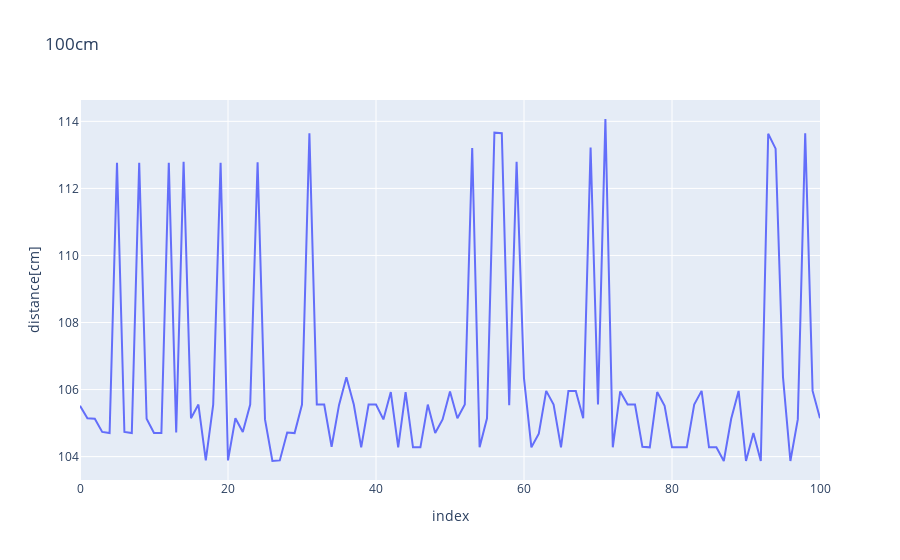
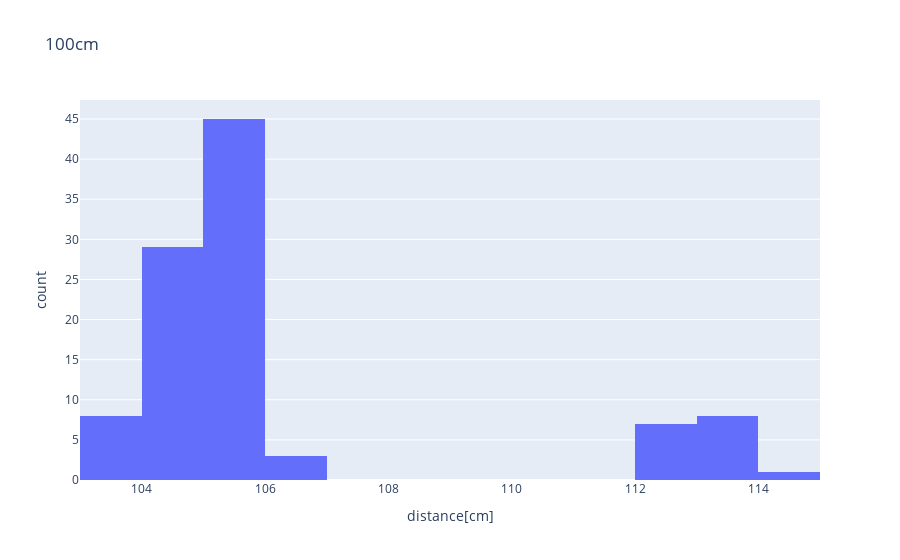

Source (notebook cell) for these figures, in order:
### Code cell
plotDistance('100cm')

### Figure 1 — Plotly figure (JSON) as saved in the notebook; plotly's stock layout.template omitted (floating-point values rounded to 4 significant figures)
{"data": [{"hovertemplate": "index=%{x}<br>distance[cm]=%{y}<extra></extra>", "legendgroup": "", "line": {"color": "#636efa", "dash": "solid"}, "marker": {"symbol": "circle"}, "mode": "lines", "name": "", "orientation": "v", "showlegend": false, "type": "scatter", "x": [0, 1, 2, 3, 4, 5, 6, 7, 8, 9, 10, 11, 12, 13, 14, 15, 16, 17, 18, 19, 20, 21, 22, 23, 24, 25, 26, 27, 28, 29, 30, 31, 32, 33, 34, 35, 36, 37, 38, 39, 40, 41, 42, 43, 44, 45, 46, 47, 48, 49, 50, 51, 52, 53, 54, 55, 56, 57, 58, 59, 60, 61, 62, 63, 64, 65, 66, 67, 68, 69, 70, 71, 72, 73, 74, 75, 76, 77, 78, 79, 80, 81, 82, 83, 84, 85, 86, 87, 88, 89, 90, 91, 92, 93, 94, 95, 96, 97, 98, 99, 100], "xaxis": "x", "y": [105.5, 105.1, 105.1, 104.7, 104.7, 112.8, 104.7, 104.7, 112.8, 105.1, 104.7, 104.7, 112.8, 104.7, 112.8, 105.1, 105.6, 103.9, 105.6, 112.8, 103.9, 105.1, 104.7, 105.6, 112.8, 105.1, 103.9, 103.9, 104.7, 104.7, 105.6, 113.6, 105.6, 105.6, 104.3, 105.5, 106.4, 105.6, 104.3, 105.6, 105.6, 105.1, 105.9, 104.3, 105.9, 104.3, 104.3, 105.6, 104.7, 105.1, 105.9, 105.1, 105.6, 113.2, 104.3, 105.1, 113.7, 113.6, 105.5, 112.8, 106.3, 104.3, 104.7, 106.0, 105.6, 104.3, 106.0, 106.0, 105.1, 113.2, 105.6, 114.1, 104.3, 105.9, 105.6, 105.6, 104.3, 104.3, 105.9, 105.5, 104.3, 104.3, 104.3, 105.6, 106.0, 104.3, 104.3, 103.9, 105.1, 106.0, 103.9, 104.7, 103.9, 113.6, 113.2, 106.4, 103.9, 105.1, 113.6, 106.0, 105.1], "yaxis": "y"}], "layout": {"legend": {"tracegroupgap": 0}, "title": {"text": "100cm"}, "xaxis": {"anchor": "y", "domain": [0, 1], "title": {"text": "index"}}, "yaxis": {"anchor": "x", "domain": [0, 1], "title": {"text": "distance[cm]"}}}}

### Figure 2 — Plotly figure (JSON) as saved in the notebook; plotly's stock layout.template omitted (floating-point values rounded to 4 significant figures)
{"data": [{"alignmentgroup": "True", "bingroup": "x", "hovertemplate": "distance[cm]=%{x}<br>count=%{y}<extra></extra>", "legendgroup": "", "marker": {"color": "#636efa", "pattern": {"shape": ""}}, "name": "", "offsetgroup": "", "orientation": "v", "showlegend": false, "type": "histogram", "x": [105.5, 105.1, 105.1, 104.7, 104.7, 112.8, 104.7, 104.7, 112.8, 105.1, 104.7, 104.7, 112.8, 104.7, 112.8, 105.1, 105.6, 103.9, 105.6, 112.8, 103.9, 105.1, 104.7, 105.6, 112.8, 105.1, 103.9, 103.9, 104.7, 104.7, 105.6, 113.6, 105.6, 105.6, 104.3, 105.5, 106.4, 105.6, 104.3, 105.6, 105.6, 105.1, 105.9, 104.3, 105.9, 104.3, 104.3, 105.6, 104.7, 105.1, 105.9, 105.1, 105.6, 113.2, 104.3, 105.1, 113.7, 113.6, 105.5, 112.8, 106.3, 104.3, 104.7, 106.0, 105.6, 104.3, 106.0, 106.0, 105.1, 113.2, 105.6, 114.1, 104.3, 105.9, 105.6, 105.6, 104.3, 104.3, 105.9, 105.5, 104.3, 104.3, 104.3, 105.6, 106.0, 104.3, 104.3, 103.9, 105.1, 106.0, 103.9, 104.7, 103.9, 113.6, 113.2, 106.4, 103.9, 105.1, 113.6, 106.0, 105.1], "xaxis": "x", "yaxis": "y"}], "layout": {"barmode": "relative", "legend": {"tracegroupgap": 0}, "title": {"text": "100cm"}, "xaxis": {"anchor": "y", "domain": [0, 1], "title": {"text": "distance[cm]"}}, "yaxis": {"anchor": "x", "domain": [0, 1], "title": {"text": "count"}}}}
